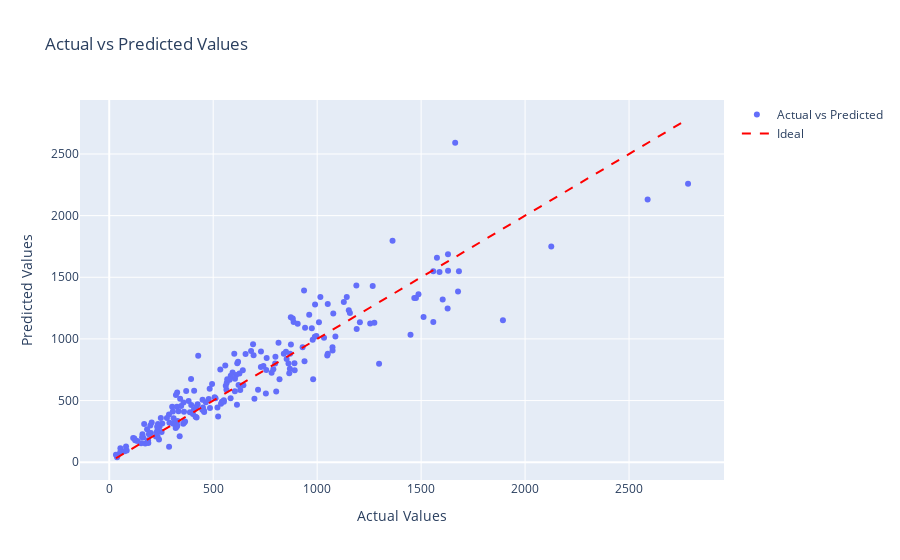

The notebook cell saved with this chart:
### Markdown cell above
Here’s a comparison of the actual and predicted results:

### Code cell
# Predict on the test set
y_pred = model.predict(x_test)

# Create a scatter plot with actual vs predicted values
fig = go.Figure()

fig.add_trace(go.Scatter(
    x=y_test.flatten(),
    y=y_pred,
    mode='markers',
    name='Actual vs Predicted'
))

# Add a line representing the ideal case
fig.add_trace(go.Scatter(
    x=[min(y_test.flatten()), max(y_test.flatten())],
    y=[min(y_test.flatten()), max(y_test.flatten())],
    mode='lines',
    name='Ideal',
    line=dict(color='red', dash='dash')
))

fig.update_layout(
    title='Actual vs Predicted Values',
    xaxis_title='Actual Values',
    yaxis_title='Predicted Values',
    showlegend=True,
height=600)

fig.show()

### Figure 1 — Plotly figure (JSON) as saved in the notebook; plotly's stock layout.template omitted (floating-point values rounded to 4 significant figures; data arrays with more than 128 entries replaced by an {"elided": "..."} marker saying what was removed)
{"data": [{"mode": "markers", "name": "Actual vs Predicted", "type": "scatter", "x": {"elided": "200 float values"}, "y": {"elided": "200 float values"}}, {"line": {"color": "red", "dash": "dash"}, "mode": "lines", "name": "Ideal", "type": "scatter", "x": [32.35, 2784.0], "y": [32.35, 2784.0]}], "layout": {"autosize": true, "showlegend": true, "title": {"text": "Actual vs Predicted Values"}, "xaxis": {"autorange": true, "range": [-135.9, 2952.0], "title": {"text": "Actual Values"}, "type": "linear"}, "yaxis": {"autorange": true, "range": [-141.0, 2938.0], "title": {"text": "Predicted Values"}, "type": "linear"}}}
